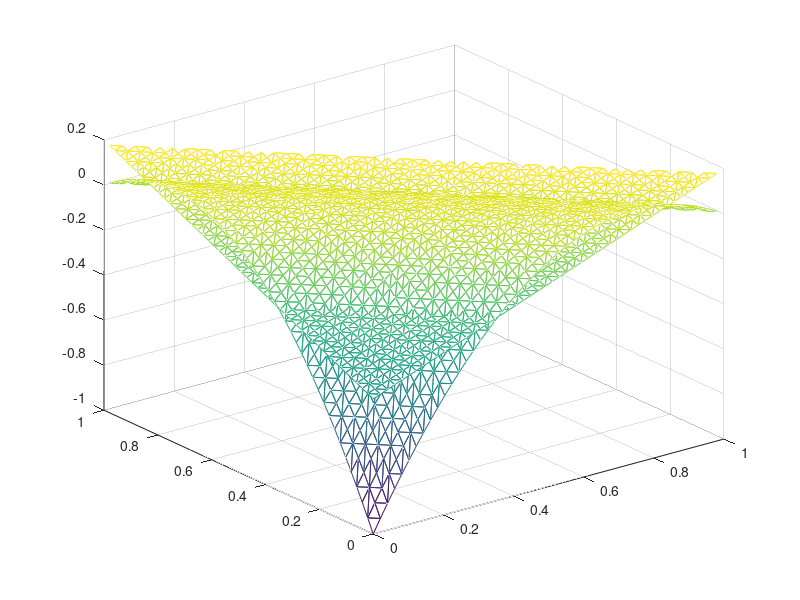

Write MATLAB code to recreate this figure.


x0 = [ 2/5, -1/5, -1/5, 3/5, -1/5, 3/5 -3/5, 3/5, 0, 0, 4/5, -4/5 -3/5, 0, 3/5, -4/5, 4/5, 0]';
a = x0(1:6);
b = x0(7:12);
c = x0(13:18);

p = [-1,0,0,0,0.0,0.0];


ALFA = linspace(0,1,50);
BETA = linspace(0,1,50);
[ALFA, BETA] = meshgrid(ALFA, BETA);
T = delaunay(ALFA,BETA);
%trimesh(T,x,y,z)
for i = 1:size(ALFA,1)
    for j = 1:size(ALFA,2)
        alfa = ALFA(i,j);
        beta = BETA(i,j);
        N =  [ (1 - alfa - beta)*(1-2*alfa-2*beta);
            alfa*(2*alfa-1);
            beta*(2*beta-1);
            4*alfa*(1-alfa-beta);
            4*alfa*beta;
            4*beta*(1-alfa-beta)];
        
        na = a+b*alfa+c*beta;
        ph(i,j) = p*N;
        p2(i,j) = p*na;
 
    end
end

[rs] = find( BETA > 1-ALFA -0.001);
ph(rs) = nan;
p2(rs) =nan;
figure(232)
trimesh(T, ALFA, BETA, ph);
hold on
trimesh(T, ALFA, BETA, p2);
hold off